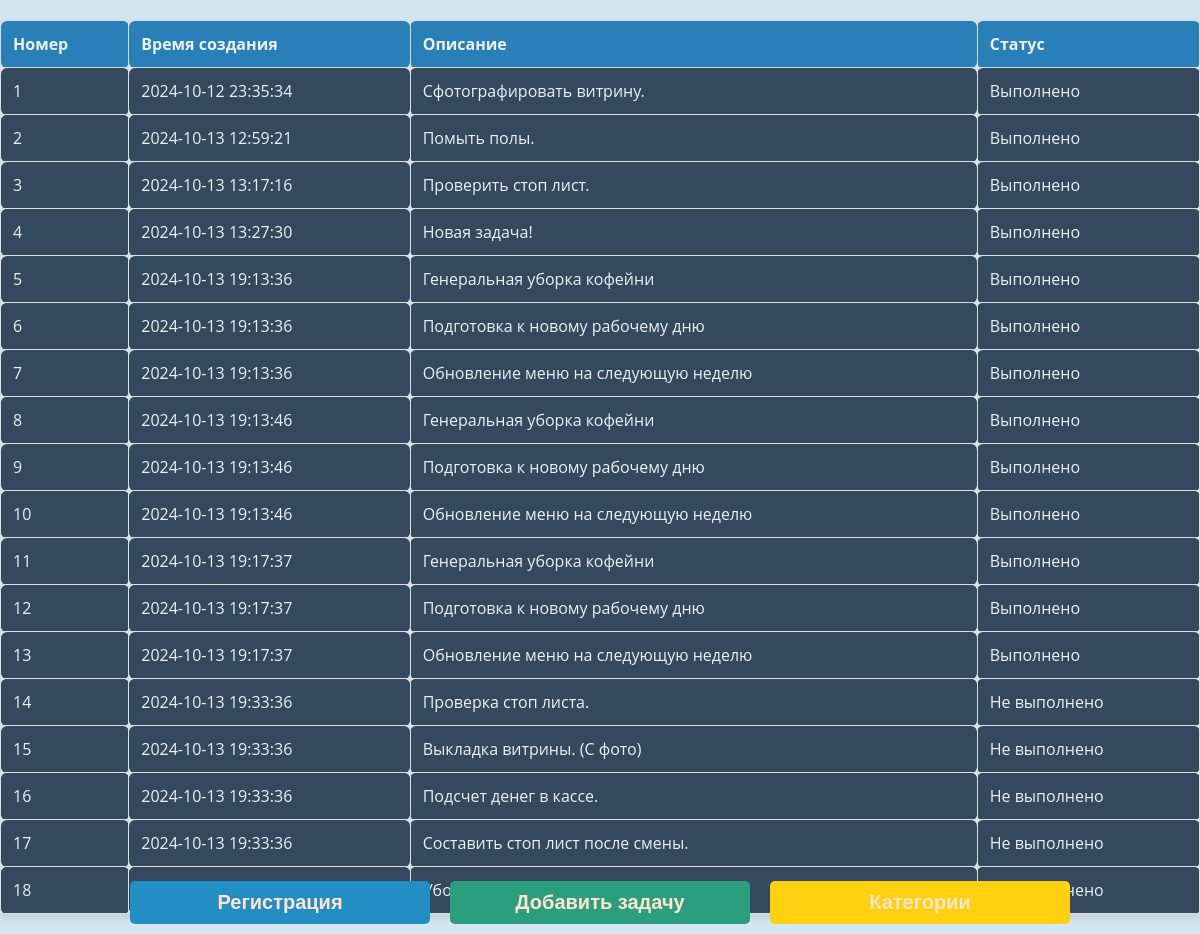
The app's page /admin/tasks (signed in), older data.
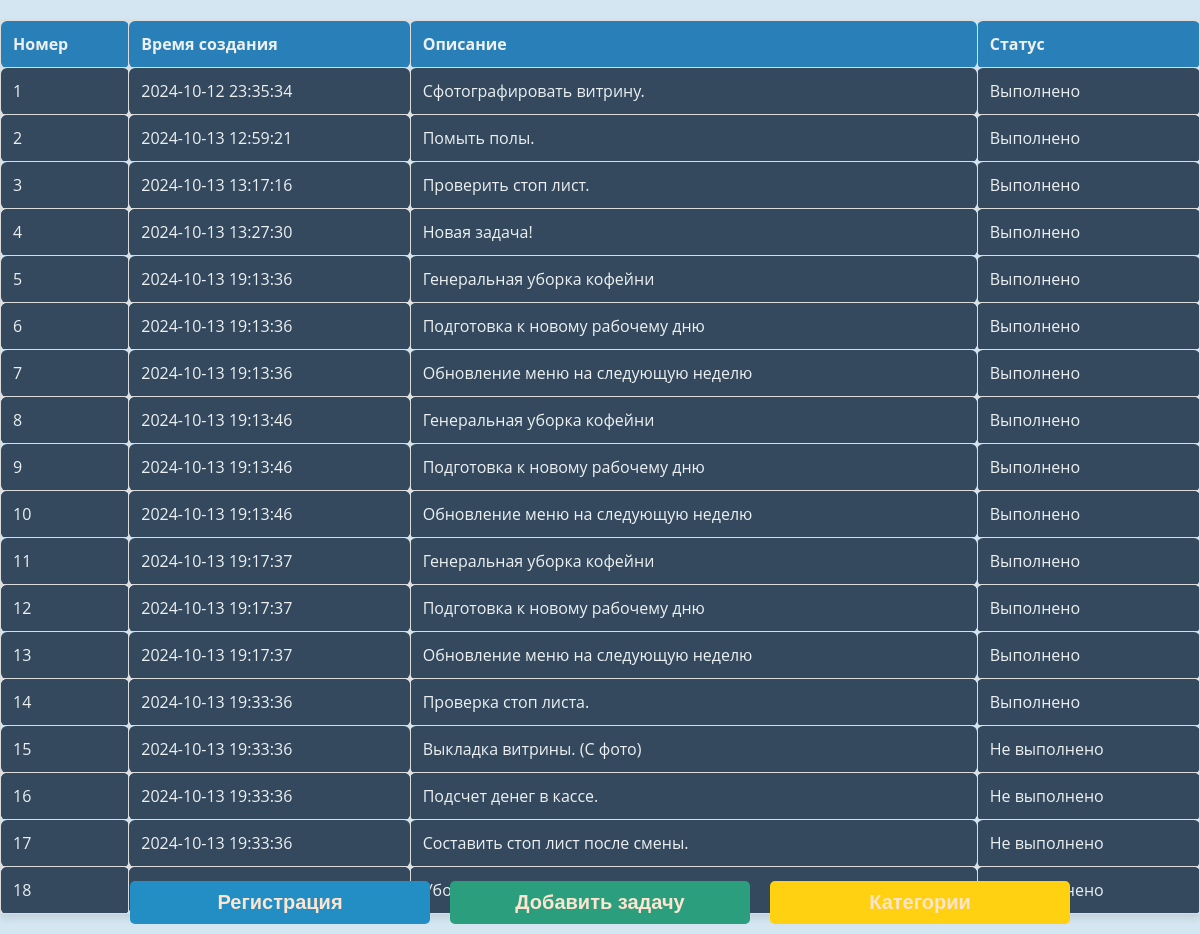
The same page, newer data.
### app/models.py (models this page shows)
class Task(Base):
    __tablename__ = "tasks"
    id = Column(Integer, primary_key=True, index=True)
    user_id = Column(Integer, ForeignKey("users.id"))
    task_description = Column(Text)
    is_completed = Column(Boolean, default=False)
    created_at = Column(DateTime, default=datetime.utcnow)
    completed_at = Column(DateTime, nullable=True)
    level = Column(Integer, nullable=False)  # Уровень задачи
    result = Column(String, nullable=False)  # Уровень задачи
    user = relationship("User", back_populates="tasks")

### app/routes/tasks_workshifts.py (the view)
@router.get("/admin/tasks")
async def get_admin_tasks(request: Request, db: Session = Depends(get_db), user: str = Depends(get_user_from_cookie)):
    if user != "admin":
        return {"error": "Access denied"}
    tasks = db.query(Task).all()  # Все задачи
    return templates.TemplateResponse(
        "tasks.html",
        {
            "request": request,
            "tasks": tasks,
            "user": user,
            "users": db.query(User).all()
            }
        )

### app/templates/tasks.html (shortened to what this page needs)
<!DOCTYPE html>
<html lang="en">
<head>
    <link rel="stylesheet" href="/static/css/base.css">
    <link rel="stylesheet" href="/static/css/layout.css">
    <link rel="stylesheet" href="/static/css/buttons.css">
    <link rel="stylesheet" href="/static/css/tables.css">
    <link rel="stylesheet" href="/static/css/modals.css">
    <link rel="stylesheet" href="/static/css/notifications.css">
</head>
<body>
    <table>
        <thead>
            <tr>
                <th>Номер</th>
                <th>Время создания</th>
                <th>Описание</th>
                <th>Статус</th>
            </tr>
        </thead>
        <tbody>
            {% for task in tasks %}
            <tr onclick="showTaskDetails({{ task.id }})">
                <td>{{ loop.index }}</td>
                <td>{{ task.created_at.strftime('%Y-%m-%d %H:%M:%S') }}</td>
                <td>{{ task.task_description }}</td>
                <td>{{ "Выполнено" if task.is_completed else "Не выполнено" }}</td>
            </tr>
            {% endfor %}
        </tbody>
    </table>
    <div class="buttons">
        {% if user == "admin" %}
        <button type="button" class="button button-blue" onclick="window.location.href='/register'">Регистрация</button>
        <button type="button" class="button button-green" onclick="openAddTaskModal()">Добавить задачу</button>
        {% else %}
            {% if user.is_working == 0 %}
            <button type="button" class="button button-green" onclick="startShift()">Начать смену</button>
            {% else %}
            <button type="button" class="button button-red" onclick="endShift()">Завершить смену</button>
            {% endif %}
        {% endif %}
        <button type="button" class="button button-yellow" onclick="window.location.href='/'">Категории</button>
    </div>
</body>
</html>

Row changes from the older to the newer data that the page shows:
changed Task "Проверка стоп листа.": is_completed "Не выполнено" → "Выполнено"
